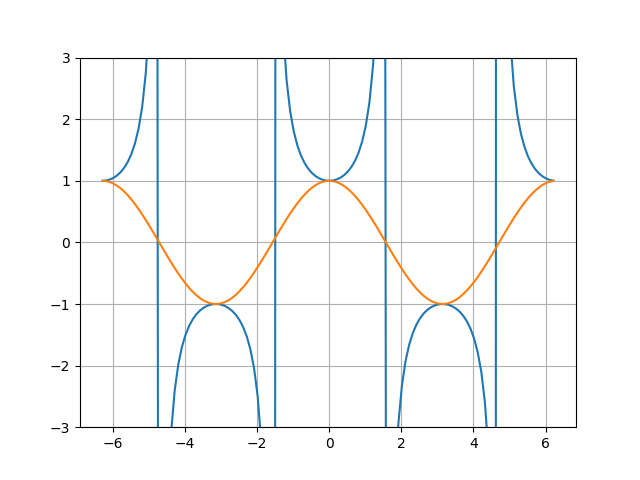

Generate this figure with Python:
import matplotlib.pyplot as plt
import numpy as np

x= np.arange(-2*np.pi,2*np.pi,0.1)
y=np.tan(x)
y= 1/(np.cos(x))
z= np.cos(x)
plt.ylim(-3,3)
plt.plot(x,y)
plt.plot(x,z)
#show grid
plt.grid()
plt.show()
